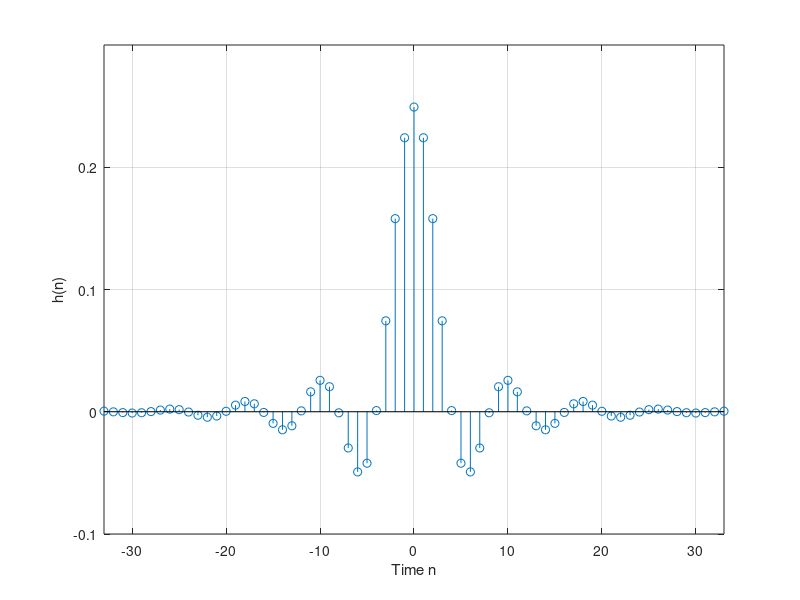
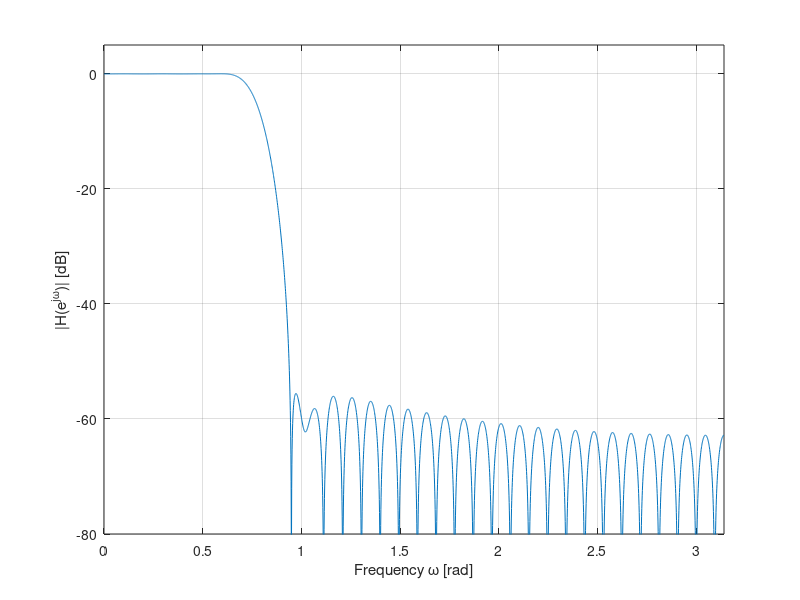

Write the MATLAB code that produced these figures, in order.

wp = 0.2 * pi;
ws = 0.3 * pi ;
trwidth = ws - wp; 
N = ceil(6.6*pi/trwidth) + 1; 
win = hamming(N);
wc = (wp + ws) / 2;
h = fir1(N-1, wc/pi, win);
n = -(N-1)/2:(N-1)/2; 
figure(1)
stem(n,h);
axis([-(N-1)/2 (N-1)/2 -0.1 0.3]);
grid;
xlabel('Time n');
ylabel('h(n)');
dw = 0.001;
w = 0:dw:pi; 
H = freqz(h, 1, w);
maxH = max(abs(H));
dBH = 20 * log10(abs(H)/maxH);
figure(2)
plot(w, dBH);
axis([0 pi -80 5]);
grid;
xlabel('Frequency \omega [rad]');
ylabel('|H(e^{j\omega})| [dB]');
Rp = - min(dBH(1:ceil(wp/dw)+1));
As = - max(dBH(ceil(ws/dw)+1:length(w)));